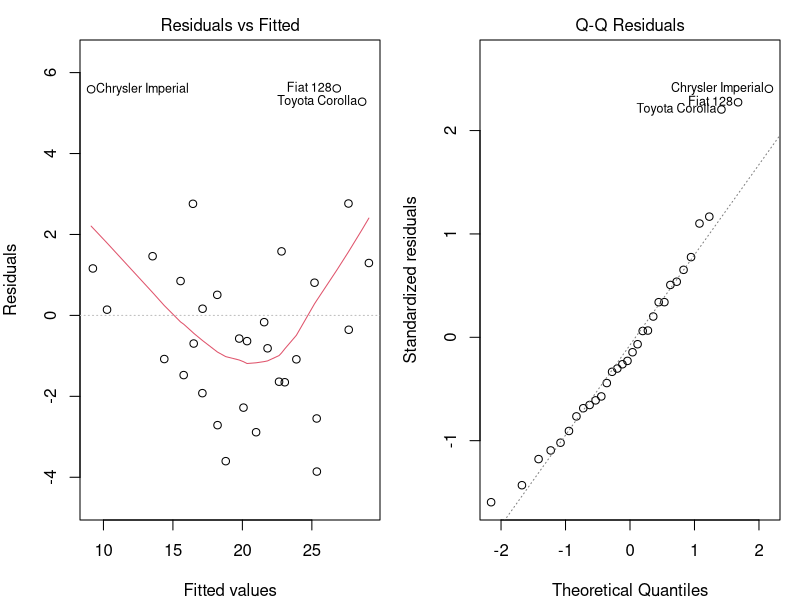

Generate this figure with R:
## ---- chunk 1
data(mtcars)
head(mtcars)
str(mtcars)
## ---- chunk 2
colSums(is.na(mtcars))
sum(is.na(mtcars))                               #there are no missing values
## ---- chunk 3
model <- lm(mpg ~ hp + wt + qsec, data = mtcars)  # Fits OLS regression predicting mpg using hp, wt, and qsec
## ---- chunk 4
model_summary <- summary(model)    # Computes and stores the full statistical summary table of the model
print(model_summary)               # Prints the summary table showing coefficients, t-values, p-values, and R-squared

# Extract coefficient table 
coef_table <- as.data.frame(model_summary$coefficients)
colnames(coef_table) <- c("Estimate", "Std. Error", "t value", "p value")
knitr::kable(round(coef_table, 4), caption = "Multiple Regression Coefficients")
## ---- chunk 5

# Step 4: Extract Key Metrics for Interpretation
summary(model)$r.squared       # Prints the R-squared value
summary(model)$adj.r.squared   # Prints the Adjusted R-squared value

## ---- chunk 6
# Extract F-statistic and calculate overall model p-value
f_stat <- model_summary$fstatistic
f_p_val <- pf(f_stat[1], f_stat[2], f_stat[3], lower.tail = FALSE)

cat("F-statistic:", round(f_stat[1], 4), "with p-value:", format.pval(f_p_val))

## ---- chunk 7
# Set up a 1x2 grid layout for the most critical diagnostic plots
par(mfrow = c(1, 2), mar = c(4, 4, 2, 1))

# 1. Residuals vs. Fitted (checks linearity and constant error variance)
plot(model, which = 1)

# 2. Normal Q-Q Plot (checks if residuals are normally distributed)
plot(model, which = 2)

# Reset the plotting layout and margins back to normal
par(mfrow = c(1, 1), mar = c(5, 4, 4, 2) + 0.1)
